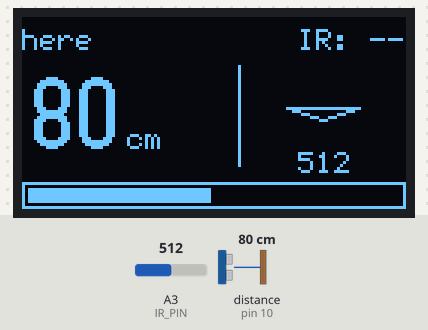
Recording of a sketch running on a simulated Arduino Nano, built with avr-gcc and run on an emulated ATmega328P. Shown: 128×64 one-colour display. Wiring (inferred from the names in the program): ultrasonic range finder: trigger pin 9; echo pin 10. Inputs (shaded band) come from the test bench; at power-on: distance to the obstacle (sensor on pin 10) 80 cm, A3 (IR_PIN) = 512. The echo pulse lasts 58.3 µs per cm; what the sketch prints to the serial monitor is not drawn.

Above: at 1.2 s.
1.3 s: distance to the obstacle (sensor on pin 10) set to 2 cm
At 3.8 s:
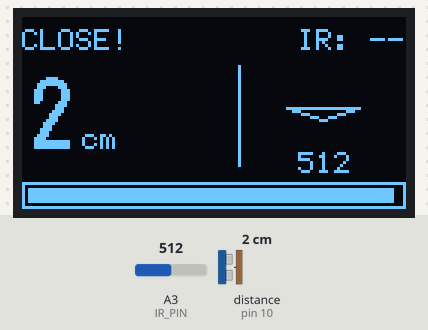
4.1 s: A3 (IR_PIN) set to 492
At 5.7 s:
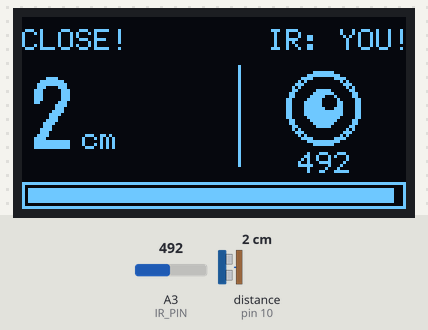
6.0 s: distance to the obstacle (sensor on pin 10) set to 250 cm
At 8.4 s:
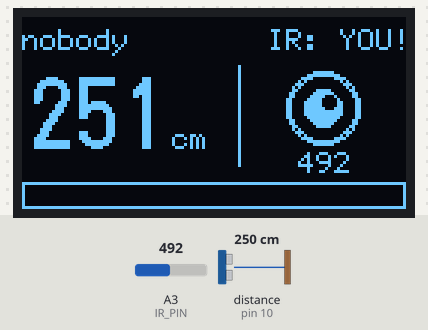
8.7 s: distance to the obstacle (sensor on pin 10) set to 299 cm
At 9.8 s:
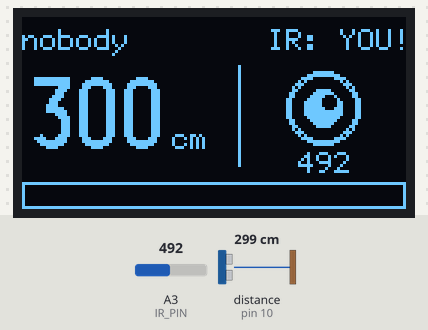
11.4 s: A3 (IR_PIN) set to 511
At 12.4 s:
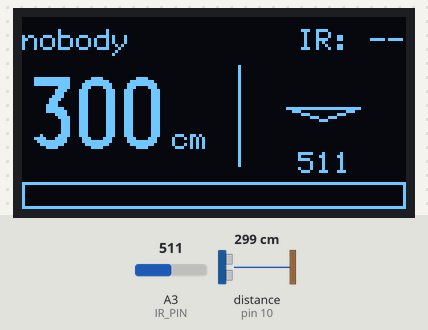
Timing chart, 0 to 14.3 s (numbered marks = the images above; inputs shaded):
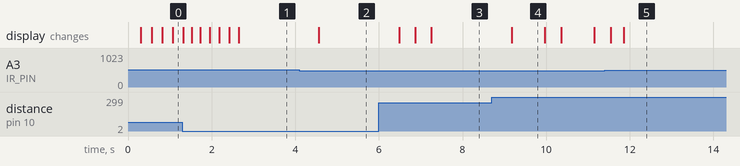

The sketch:

sensor_eyes.ino
```cpp
// sensor_eyes.ino: sonar + IR sensor, both on ONE screen.
//
// One OLED, split in two:
//   left side  = the sonar: distance in big numbers, plus a word at the top
//   right side = the IR sensor: an eye that opens when something is in front of it
//   bottom bar = the sonar again: fuller = closer
//
//   +-----------------------------+
//   | here              IR: YOU!  |   <- sonar word        IR word
//   |  42 cm      |    ( O )      |   <- distance          the eye
//   |             |     87        |                        raw IR number
//   | [#########.................]|   <- closeness bar
//   +-----------------------------+
//
// Serial prints one line per reading at 115200, like "cm 42.5 ir 1012",
// so bench.html / sense-serial.js still reads the cm the same way.
//
// Wiring, Arduino Nano:
//   HC-SR04 sonar   VCC -> 5V   GND -> GND   TRIG -> D9    ECHO -> D10
//   OLED            VCC -> 5V   GND -> GND   SDA  -> A4    SCL  -> A5
//   IR sensor       VCC -> 5V   GND -> GND   OUT  -> A3
//
// Needs the U8g2 library (Arduino IDE -> Library Manager -> "U8g2").
// Board: Arduino Nano. If upload fails: Processor -> ATmega328P (Old Bootloader).
//Fixed the I2C clock speed to 400 kHz, because the Nano's default 100 kHz is too slow for the screens to keep up with the fast loop().

#include <U8g2lib.h>
#include <Wire.h>

U8G2_SSD1306_128X64_NONAME_1_HW_I2C oled(U8G2_R0, U8X8_PIN_NONE);

// ---- Pins ---------------------------------------------------------------------

const int TRIG = 9;
const int ECHO = 10;
const int IR_PIN = A3;

// ---- Settings you can change ----------------------------------------------------

const float CLOSE_CM = 15.0;       // sonar: under this reads CLOSE!
const float HERE_CM  = 150.0;      // sonar: under this reads here, otherwise nobody
const float MAX_CM   = 200.0;      // the bar is full at 0 cm, empty at this distance

// Most 3-pin IR modules pull OUT LOW when they see something.
// If the screen says IR: YOU! with nothing there, change this to false.
const bool IR_ACTIVE_LOW = true;
const int IR_THRESHOLD = 512;      // strength above this = it sees something

// ---- Sonar ----------------------------------------------------------------------

float cm = 400;                    // latest reading (400 = nothing came back)
float cmSmooth = 400;              // smoothed, so one bad echo doesn't jump around

float readCm() {
  digitalWrite(TRIG, LOW);
  delayMicroseconds(2);
  digitalWrite(TRIG, HIGH);
  delayMicroseconds(10);
  digitalWrite(TRIG, LOW);
  unsigned long us = pulseIn(ECHO, HIGH, 30000);   // 0 if no echo within 30 ms
  return us ? us / 58.0 : 400.0;
}

// ---- IR -------------------------------------------------------------------------

int irRaw = 0;
bool irSees = false;

void readIr() {
  irRaw = analogRead(IR_PIN);
  int strength = IR_ACTIVE_LOW ? 1023 - irRaw : irRaw;   // 0 nothing .. 1023 right there
  irSees = strength > IR_THRESHOLD;
}

// ---- The screen -----------------------------------------------------------------

void drawScreen() {
  oled.setFont(u8g2_font_6x12_tr);

  // top line: the sonar's word on the left, the IR's word on the right
  const char *word = cmSmooth < CLOSE_CM ? "CLOSE!" :
                     cmSmooth < HERE_CM  ? "here"   : "nobody";
  oled.drawStr(0, 11, word);
  const char *irWord = irSees ? "IR: YOU!" : "IR: --";
  oled.drawStr(127 - oled.getStrWidth(irWord), 11, irWord);

  // the divider between the two halves
  oled.drawVLine(72, 16, 34);

  // left half: the distance, big
  char buf[8];
  if (cm >= 399.0) strcpy(buf, "---");
  else dtostrf(cm, 0, 0, buf);
  oled.setFont(u8g2_font_logisoso24_tn);
  int w = oled.drawStr(2, 44, buf);              // drawStr gives back the width
  oled.setFont(u8g2_font_6x12_tr);
  if (2 + w + 3 + 12 < 72) oled.drawStr(2 + w + 3, 44, "cm");

  // right half: the IR eye
  const int ex = 100, ey = 30;
  if (irSees) {
    oled.drawCircle(ex, ey, 12);
    oled.drawCircle(ex, ey, 11);
    oled.drawDisc(ex, ey, 6);
    oled.setDrawColor(0);
    oled.drawDisc(ex + 2, ey - 2, 2);            // the shine
    oled.setDrawColor(1);
  } else {
    oled.drawHLine(ex - 12, ey, 25);             // asleep
    oled.drawLine(ex - 12, ey, ex, ey + 4);
    oled.drawLine(ex, ey + 4, ex + 12, ey);
  }
  itoa(irRaw, buf, 10);
  oled.drawStr(ex - oled.getStrWidth(buf) / 2, 52, buf);

  // bottom: the sonar bar, fuller = closer
  float near = 1.0 - constrain(cmSmooth / MAX_CM, 0.0, 1.0);
  oled.drawFrame(0, 55, 128, 9);
  oled.drawBox(2, 57, (int)(near * 124), 5);
}

// ---- Setup and loop ---------------------------------------------------------------

void setup() {
  Serial.begin(115200);
  pinMode(TRIG, OUTPUT);
  pinMode(ECHO, INPUT);
  pinMode(IR_PIN, INPUT);
  oled.begin();
  oled.setBusClock(400000);
}

void loop() {
  cm = readCm();
  cmSmooth += (cm - cmSmooth) * 0.5;
  readIr();

  Serial.print("cm ");
  Serial.print(cm, 1);
  Serial.print(" ir ");
  Serial.print(irRaw);
  Serial.println();

  oled.firstPage();
  do { drawScreen(); } while (oled.nextPage());
}
```

Measured:
- the behaviour switches between 511 and 510 on A3 (IR_PIN) (found by bisection; images 1 and 2)
- after the input at 4.1 s, the display: changes after 0.46 s (image 2)
- after the input at 6.0 s, the display: first changes after 0.49 s (image 3 shows a later state)
- after the input at 8.7 s, the display: changes after 0.48 s (image 4)
- after the input at 11.4 s, the display: first differs from a run without the input after 0.46 s (image 5)
- what the display in image 4 shows lasts 0.8 s, from 9.2 s to 10.0 s
